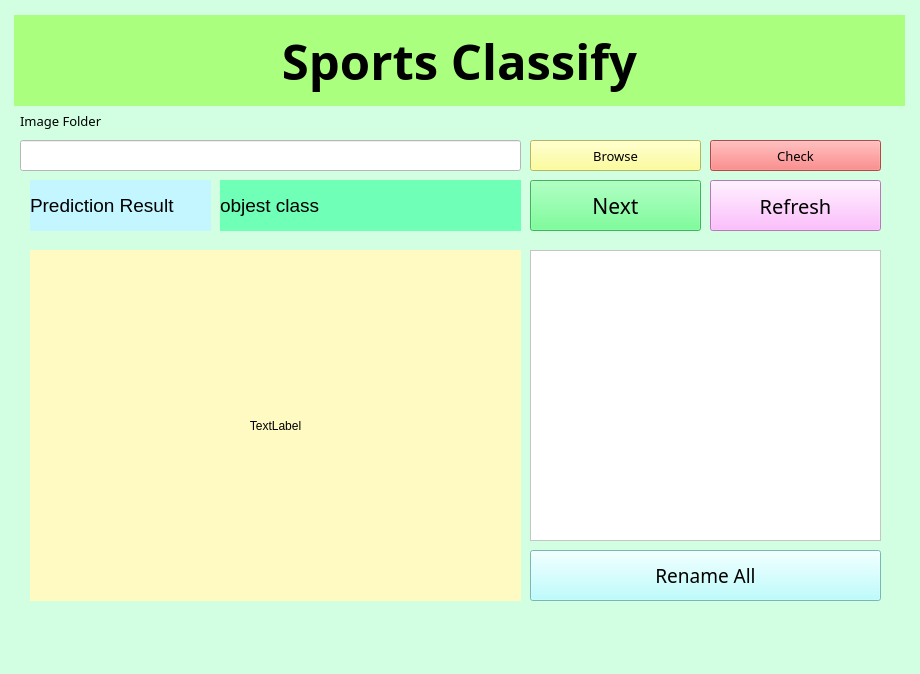
<?xml version="1.0" encoding="UTF-8"?>
<ui version="4.0">
 <class>MainWindow</class>
 <widget class="QMainWindow" name="MainWindow">
  <property name="geometry">
   <rect>
    <x>0</x>
    <y>0</y>
    <width>920</width>
    <height>674</height>
   </rect>
  </property>
  <property name="windowTitle">
   <string>MainWindow</string>
  </property>
  <property name="styleSheet">
   <string notr="true">background-color: rgb(210, 255, 225);</string>
  </property>
  <widget class="QWidget" name="centralwidget">
   <widget class="QLabel" name="label">
    <property name="geometry">
     <rect>
      <x>14</x>
      <y>15</y>
      <width>891</width>
      <height>91</height>
     </rect>
    </property>
    <property name="font">
     <font>
      <family>Sitka Text Semibold</family>
      <pointsize>37</pointsize>
      <weight>75</weight>
      <bold>true</bold>
      <stylestrategy>PreferDefault</stylestrategy>
     </font>
    </property>
    <property name="styleSheet">
     <string notr="true">background-color: rgb(170, 255, 127);</string>
    </property>
    <property name="text">
     <string>Sports Classify</string>
    </property>
    <property name="alignment">
     <set>Qt::AlignCenter</set>
    </property>
   </widget>
   <widget class="QLabel" name="label_2">
    <property name="geometry">
     <rect>
      <x>30</x>
      <y>180</y>
      <width>181</width>
      <height>51</height>
     </rect>
    </property>
    <property name="font">
     <font>
      <pointsize>14</pointsize>
     </font>
    </property>
    <property name="styleSheet">
     <string notr="true">background-color: rgb(196, 246, 255);</string>
    </property>
    <property name="text">
     <string>Prediction Result</string>
    </property>
   </widget>
   <widget class="QPlainTextEdit" name="plainTextEdit">
    <property name="geometry">
     <rect>
      <x>530</x>
      <y>250</y>
      <width>351</width>
      <height>291</height>
     </rect>
    </property>
    <property name="font">
     <font>
      <pointsize>10</pointsize>
     </font>
    </property>
    <property name="styleSheet">
     <string notr="true">background-color: rgb(255, 255, 255);</string>
    </property>
    <property name="plainText">
     <string/>
    </property>
   </widget>
   <widget class="QLabel" name="class_display">
    <property name="geometry">
     <rect>
      <x>220</x>
      <y>180</y>
      <width>301</width>
      <height>51</height>
     </rect>
    </property>
    <property name="font">
     <font>
      <pointsize>14</pointsize>
     </font>
    </property>
    <property name="styleSheet">
     <string notr="true">background-color: rgb(111, 255, 183);</string>
    </property>
    <property name="text">
     <string>objest class</string>
    </property>
   </widget>
   <widget class="QLabel" name="labelimg">
    <property name="geometry">
     <rect>
      <x>30</x>
      <y>250</y>
      <width>491</width>
      <height>351</height>
     </rect>
    </property>
    <property name="styleSheet">
     <string notr="true">background-color: rgb(255, 250, 194);</string>
    </property>
    <property name="text">
     <string>TextLabel</string>
    </property>
    <property name="alignment">
     <set>Qt::AlignCenter</set>
    </property>
   </widget>
   <widget class="QPushButton" name="renamebt">
    <property name="geometry">
     <rect>
      <x>530</x>
      <y>550</y>
      <width>351</width>
      <height>51</height>
     </rect>
    </property>
    <property name="font">
     <font>
      <family>Nikkyou Sans</family>
      <pointsize>14</pointsize>
     </font>
    </property>
    <property name="styleSheet">
     <string notr="true">background-color: rgb(170, 255, 255);</string>
    </property>
    <property name="text">
     <string>Rename All</string>
    </property>
   </widget>
   <widget class="QPushButton" name="browsbt">
    <property name="geometry">
     <rect>
      <x>530</x>
      <y>140</y>
      <width>171</width>
      <height>31</height>
     </rect>
    </property>
    <property name="font">
     <font>
      <family>Nikkyou Sans</family>
      <pointsize>10</pointsize>
     </font>
    </property>
    <property name="styleSheet">
     <string notr="true">background-color: rgb(255, 255, 127);</string>
    </property>
    <property name="text">
     <string>Browse</string>
    </property>
   </widget>
   <widget class="QLabel" name="label_16">
    <property name="geometry">
     <rect>
      <x>20</x>
      <y>110</y>
      <width>201</width>
      <height>21</height>
     </rect>
    </property>
    <property name="font">
     <font>
      <family>Nikkyou Sans</family>
      <pointsize>10</pointsize>
     </font>
    </property>
    <property name="styleSheet">
     <string notr="true"/>
    </property>
    <property name="text">
     <string>Image Folder</string>
    </property>
   </widget>
   <widget class="QLineEdit" name="lineEdit">
    <property name="geometry">
     <rect>
      <x>20</x>
      <y>140</y>
      <width>501</width>
      <height>31</height>
     </rect>
    </property>
    <property name="styleSheet">
     <string notr="true">background-color: rgb(255, 255, 255);</string>
    </property>
    <property name="text">
     <string/>
    </property>
   </widget>
   <widget class="QPushButton" name="nextbt">
    <property name="geometry">
     <rect>
      <x>530</x>
      <y>180</y>
      <width>171</width>
      <height>51</height>
     </rect>
    </property>
    <property name="font">
     <font>
      <family>Nikkyou Sans</family>
      <pointsize>16</pointsize>
     </font>
    </property>
    <property name="styleSheet">
     <string notr="true">background-color: rgb(85, 255, 127);</string>
    </property>
    <property name="text">
     <string>Next</string>
    </property>
   </widget>
   <widget class="QPushButton" name="refreshbt">
    <property name="geometry">
     <rect>
      <x>710</x>
      <y>180</y>
      <width>171</width>
      <height>51</height>
     </rect>
    </property>
    <property name="font">
     <font>
      <family>Nikkyou Sans</family>
      <pointsize>15</pointsize>
     </font>
    </property>
    <property name="styleSheet">
     <string notr="true">background-color: rgb(255, 170, 255);</string>
    </property>
    <property name="text">
     <string>Refresh</string>
    </property>
   </widget>
   <widget class="QPushButton" name="Checkbt">
    <property name="geometry">
     <rect>
      <x>710</x>
      <y>140</y>
      <width>171</width>
      <height>31</height>
     </rect>
    </property>
    <property name="font">
     <font>
      <family>Nikkyou Sans</family>
      <pointsize>10</pointsize>
     </font>
    </property>
    <property name="styleSheet">
     <string notr="true">background-color: rgb(255, 99, 99);</string>
    </property>
    <property name="text">
     <string>Check</string>
    </property>
   </widget>
  </widget>
  <widget class="QMenuBar" name="menubar">
   <property name="geometry">
    <rect>
     <x>0</x>
     <y>0</y>
     <width>920</width>
     <height>26</height>
    </rect>
   </property>
  </widget>
  <widget class="QStatusBar" name="statusbar"/>
 </widget>
 <resources/>
 <connections/>
</ui>
